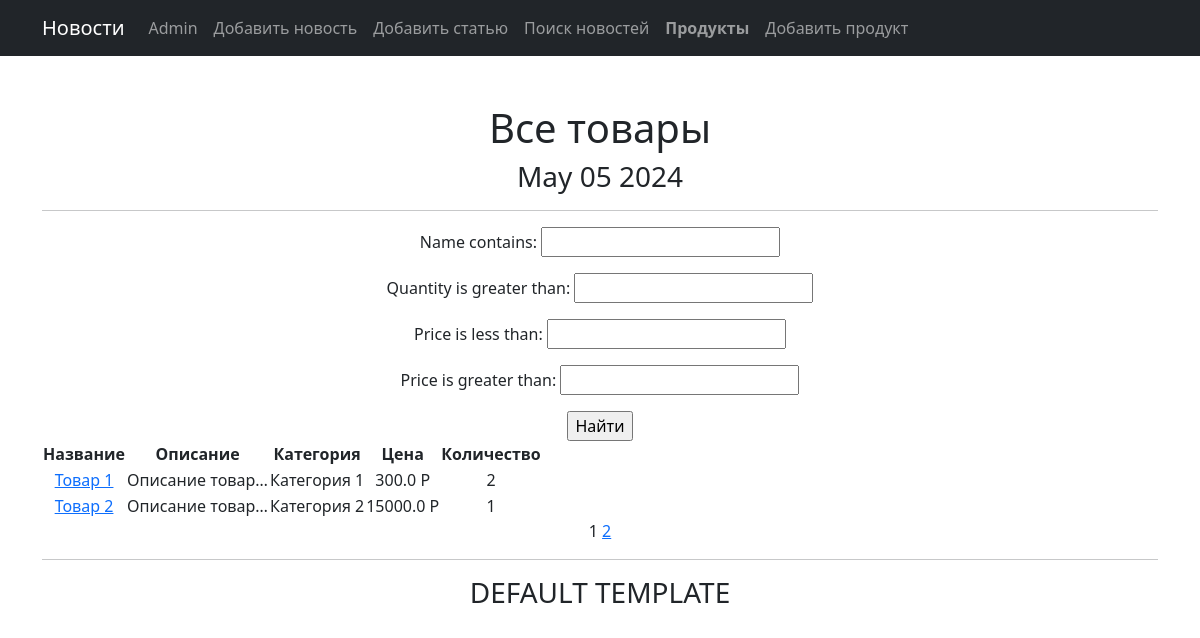
Screenshot of /products/ with the database file from the repository.
### simpleapp/models.py (models this page shows, shortened)
class Product(models.Model):
    name = models.CharField(
        max_length=50,
        unique=True, # названия товаров не должны повторяться
    )
    description = models.TextField()
    quantity = models.IntegerField(
        validators=[MinValueValidator(0)],
    )
    category = models.ForeignKey(
        to='Category',
        on_delete=models.CASCADE,
        related_name='products', # все продукты в категории будут доступны через поле products
    )
    price = models.FloatField(
        validators=[MinValueValidator(0.0)],
    )

class Category(models.Model):
    name = models.CharField(max_length=100, unique=True)

### simpleapp/views.py (the view)
# urls.py: path('', ProductsList.as_view(), name='product_list'),
class ProductsList(ListView):
    model = Product
    ordering = 'name'
    template_name = 'products.html'
    context_object_name = 'products'
    paginate_by = 2  # вот так мы можем указать количество записей на странице
    def get_queryset(self):
        queryset = super().get_queryset()
        self.filterset = ProductFilter(self.request.GET, queryset)
        return self.filterset.qs
    def get_context_data(self, **kwargs):
        context = super().get_context_data(**kwargs)
        context['filterset'] = self.filterset
        return context

### simpleapp/templatetags/custom_filters.py (called while the page is built)
@register.filter(name='currency')
def currency(value, code='rub'):
   postfix = CURRENCIES_SYMBOLS[code]
   return f'{value} {postfix}'

### simpleapp/templatetags/custom_tags.py (called while the page is built)
@register.simple_tag()
def current_time(format_string='%b %d %Y'):
   return datetime.utcnow().strftime(format_string)

@register.simple_tag(takes_context=True)
def url_replace(context, **kwargs):
   d = context['request'].GET.copy()
   for k, v in kwargs.items():
       d[k] = v
   return d.urlencode()

### templates/products.html (shortened to what this page needs)
{% extends 'flatpages/default.html' %}
{% load custom_filters %}
{% load custom_tags %}
{% block content %}
   <h1>Все товары</h1>
    <h3>{% current_time '%b %d %Y' %}</h3>
   <hr>
   <form action="" method="get">
       {{ filterset.form.as_p }}
       <input type="submit" value="Найти" />
   </form>
   {% if products %}
       <table>
           <tr>
               <td><b>Название</b></td>
               <td><b>Описание</b></td>
               <td><b>Категория</b></td>
               <td><b>Цена</b></td>
               <td><b>Количество</b></td>
           </tr>
           {% for product in products %}
           <tr>
               <td><a href="{{ product.id }}">{{ product.name }}</a></td>
               <td>{{ product.description|truncatechars:15 }}</td>
               <td>{{ product.category.name }}</td>
               <td>{{ product.price|currency }}</td>
               <td>{{ product.quantity }}</td>
           </tr>
           {% endfor %}
       </table>
   {% else %}
       <h2>Товаров нет!</h2>
   {% endif %}
   {{ page_obj.number }}
   {% if page_obj.has_next %}
       <a href="?{% url_replace page=page_obj.next_page_number %}">{{ page_obj.next_page_number }}</a>
   {% endif %}
{% endblock content %}

### rows the page displays
Product: name "Товар 1", description "Описание товар…", category.name "Категория 1", price "300.0 Р", quantity "2"
Product: name "Товар 2", description "Описание товар…", category.name "Категория 2", price "15000.0 Р", quantity "1"

### other values shown
{{ page_obj.number }} "1"
{{ page_obj.next_page_number }} "2"
